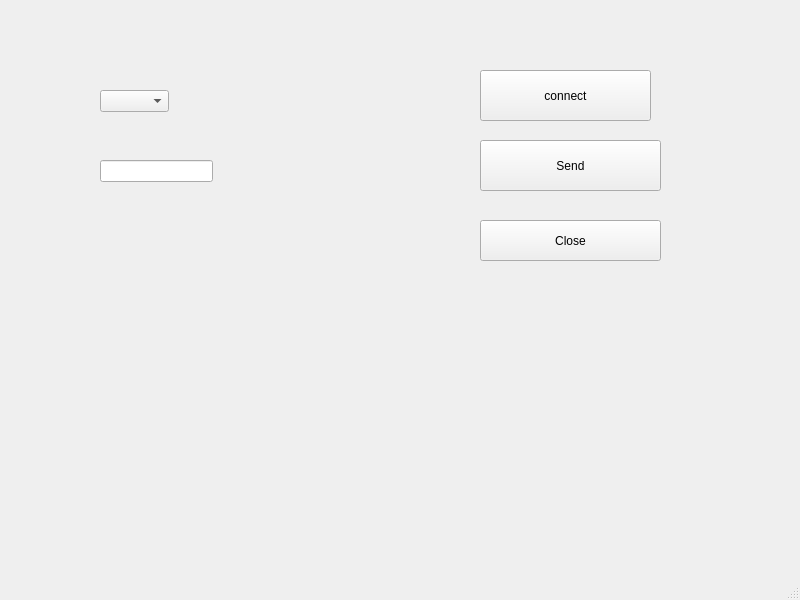
<?xml version="1.0" encoding="UTF-8"?>
<ui version="4.0">
 <class>MainWindow</class>
 <widget class="QMainWindow" name="MainWindow">
  <property name="geometry">
   <rect>
    <x>0</x>
    <y>0</y>
    <width>800</width>
    <height>600</height>
   </rect>
  </property>
  <property name="windowTitle">
   <string>MainWindow</string>
  </property>
  <widget class="QWidget" name="centralwidget">
   <widget class="QComboBox" name="comboBox">
    <property name="geometry">
     <rect>
      <x>100</x>
      <y>90</y>
      <width>69</width>
      <height>22</height>
     </rect>
    </property>
   </widget>
   <widget class="QPushButton" name="pushButton">
    <property name="geometry">
     <rect>
      <x>480</x>
      <y>70</y>
      <width>171</width>
      <height>51</height>
     </rect>
    </property>
    <property name="text">
     <string>connect</string>
    </property>
   </widget>
   <widget class="QPushButton" name="pushButton_2">
    <property name="geometry">
     <rect>
      <x>480</x>
      <y>140</y>
      <width>181</width>
      <height>51</height>
     </rect>
    </property>
    <property name="text">
     <string>Send</string>
    </property>
   </widget>
   <widget class="QPushButton" name="pushButton_3">
    <property name="geometry">
     <rect>
      <x>480</x>
      <y>220</y>
      <width>181</width>
      <height>41</height>
     </rect>
    </property>
    <property name="text">
     <string>Close</string>
    </property>
   </widget>
   <widget class="QLineEdit" name="lineEdit">
    <property name="geometry">
     <rect>
      <x>100</x>
      <y>160</y>
      <width>113</width>
      <height>22</height>
     </rect>
    </property>
   </widget>
  </widget>
  <widget class="QMenuBar" name="menubar">
   <property name="geometry">
    <rect>
     <x>0</x>
     <y>0</y>
     <width>800</width>
     <height>22</height>
    </rect>
   </property>
  </widget>
  <widget class="QStatusBar" name="statusbar"/>
 </widget>
 <resources/>
 <connections/>
</ui>
